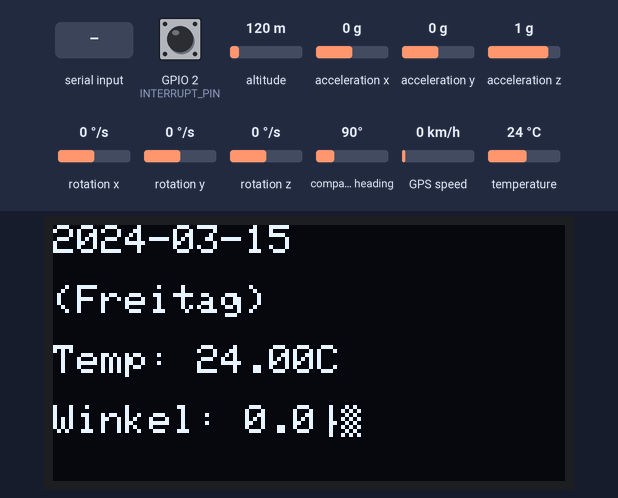
The sketch below on a simulated ESP32. Parts: 128×64 one-colour display. The inputs (shaded band) are chosen by the test bench; at power-on: acceleration y 0 g, acceleration z 1 g, GPS speed 0 km/h, GPIO 2 (INTERRUPT_PIN) LOW, altitude 120 m, acceleration x 0 g, rotation x 0 °/s, rotation y 0 °/s, rotation z 0 °/s, compass heading 90°, temperature 24 °C. The local clock reads 2024-03-15 10:24:30 at power-on unless the sketch sets it; the sensor or clock chip raises its interrupt line as the real part does; the GPS gets a fix after 3 s at 37.7749, -122.4194 with 8 satellites; what the sketch prints to the serial monitor is not drawn.

Above: at 2.3 s.
2.4 s: "1" received over Serial
At 5.9 s:
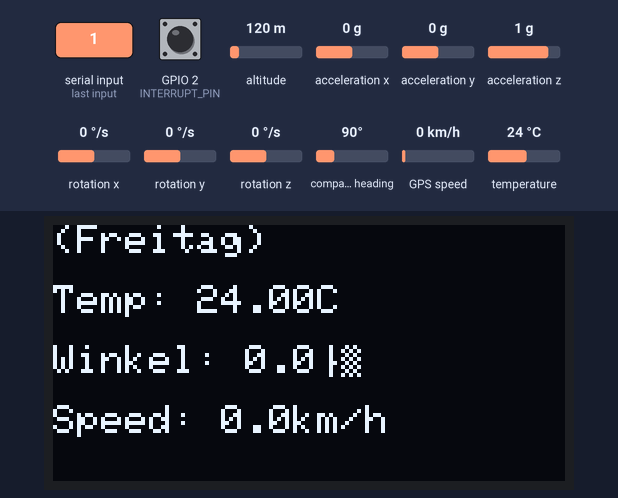
6.2 s: "0" received over Serial
At 8.2 s:
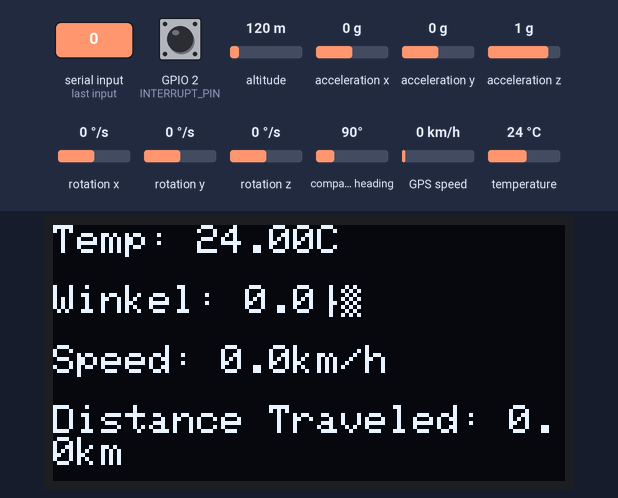
9.2 s: acceleration y set to -1.4 g
At 10.9 s:
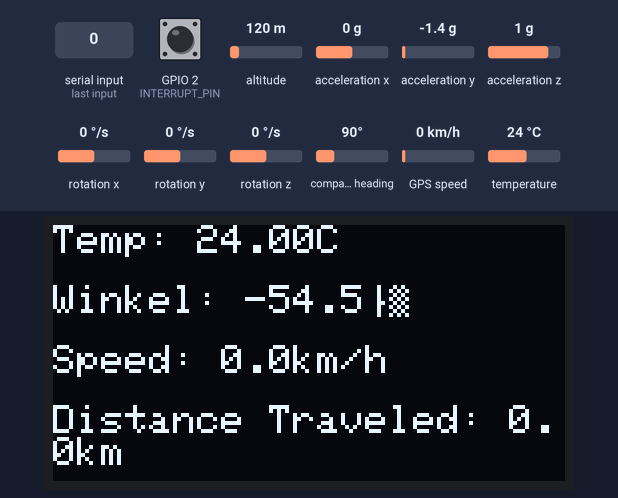
11.2 s: "1" received over Serial
At 12.7 s:
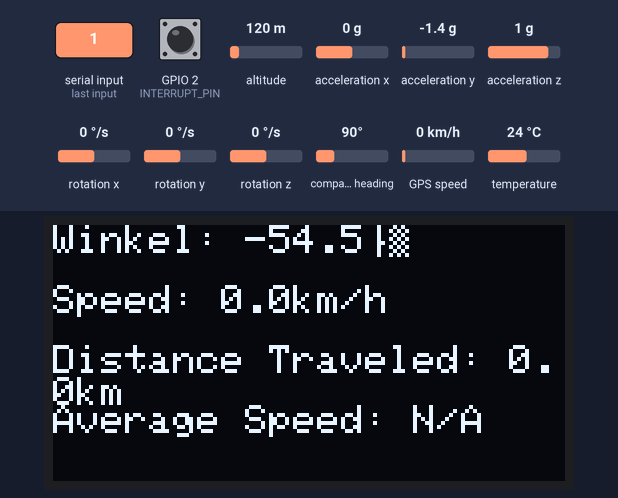
13.5 s: acceleration z set to -1.4 g
At 15.2 s:
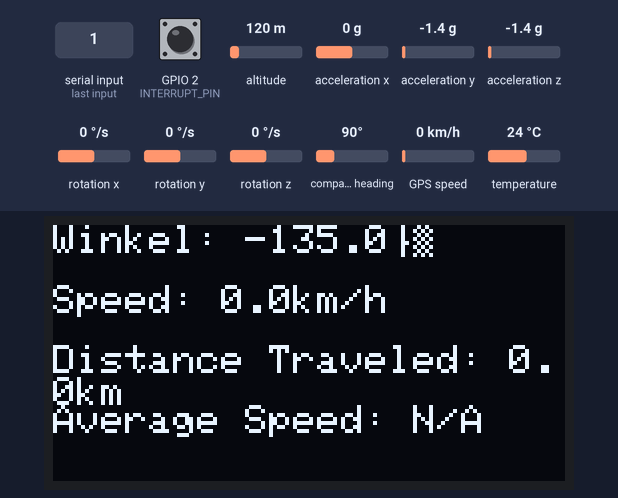
15.5 s: GPS speed set to 2 km/h
At 17.0 s:
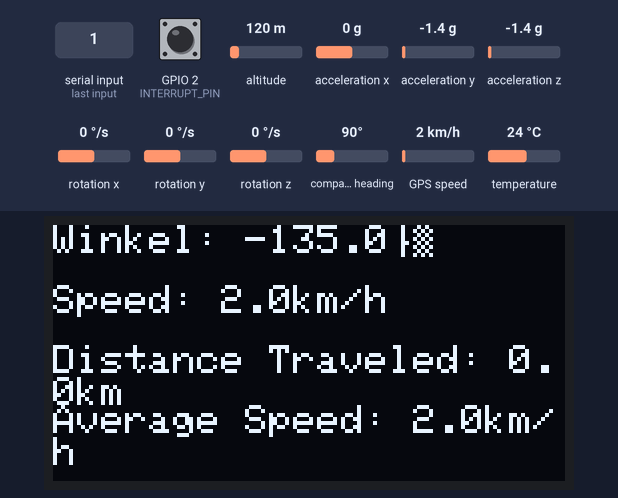
Timing chart, 0 to 18.5 s (numbered marks = the images above; inputs shaded):
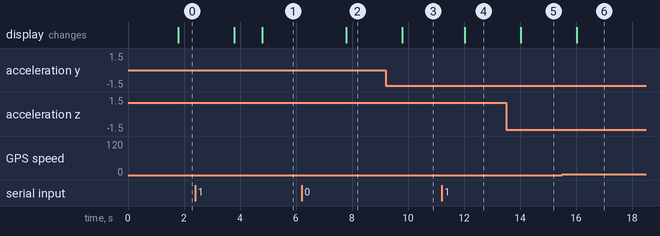

Measured:
- the behaviour switches between 0 and 1 km/h on GPS speed (found by bisection; images 5 and 6)
- after the input at 2.4 s, the display: first changes after 1.4 s (image 1 shows a later state)
- after the input at 6.2 s, the display: changes after 1.6 s (image 2)
- after the input at 9.2 s, the display: changes after 0.60 s (image 3)
- after the input at 11.2 s, the display: changes after 0.83 s (image 4)
- after the input at 13.5 s, the display: changes after 0.53 s (image 5)
- after the input at 15.5 s, the display: changes after 0.53 s (image 6)

The sketch:

mcd.ino
```cpp
#include "config.h"
#include "oled.h"
#include "rtc.h"
#include "temp.h"
#include "mpu6050.h"
#include "gps.h"

int skipButtonState = LOW;
int lastSkipButtonState = LOW;
unsigned long lastSkipDebounceTime = 0;

unsigned long lastDisplayRefreshTime = 0;

void setup() {
  Serial.begin(115200);

  Wire.begin();
  Wire.setClock(L2C_CLOCK_SPEED);

  initOLED();
  initMPU6050();
  initRTC();
  initTEMP();
  initGPS();

  pinMode(SKIP_BUTTON_PIN, INPUT);
  pinMode(START_TIME_BUTTON_PIN, INPUT);
}

void loop() {
  /*
  int skipReading = digitalRead(SKIP_BUTTON_PIN);

  // Debounce logic for the Skip Button
  if (skipReading != lastSkipButtonState) {
    lastSkipDebounceTime = millis();
  }

  if ((millis() - lastSkipDebounceTime) > DEBOUNCE_DELAY) {
    if (skipReading != skipButtonState) {
      skipButtonState = skipReading;

      if (skipButtonState == HIGH) {
        handleButtonPress();
      }
    }
  }

  lastSkipButtonState = skipReading;
  */

  if (Serial.available() > 0) {
    while (Serial.available() > 0) {
      Serial.read();
    }
    handleButtonPress();
  }

  updateGPS();

  if (millis() - lastDisplayRefreshTime >= REFRESH_DELAY) {
    lastDisplayRefreshTime = millis();

    oled.clearDisplay();
    oledPrintTime();
    oledPrintDate();
    oledPrintWeekday();
    oledPrintTemp();
    oledPrintRollAngle();
    oledPrintSpeed();
    oledPrintDistanceTraveled();
    oledPrintAverageSpeed();
    oledPrintAltitude();
    oled.display();
  }
}
```

gps.cpp
```cpp
#include "gps.h"

TinyGPSPlus gps;
HardwareSerial GPSSerial(1);

float lastSpeed = 0;
float totalSpeed = 0;
int speedSamples = 0;

void updateGPS() {
    while (GPSSerial.available() > 0) {
        gps.encode(GPSSerial.read());
    }
}

void initGPS() {
    GPSSerial.begin(GPS_BAUD_RATE, SERIAL_8N1, RX_PIN, TX_PIN);
}

void oledPrintSpeed() {
    int cursorPos = getCursorPos(Speed);
    if (cursorPos < 0) {
        return;
    }

    oled.setTextSize(TEXT_SIZE);
    oled.setTextColor(TEXT_COLOR);
    oled.setCursor(0, cursorPos);

    if (gps.speed.isUpdated()) {
        lastSpeed = gps.speed.kmph();

        oled.print("Speed: ");
        oled.print(String(lastSpeed, 1));
        oled.println("km/h");
    } else {
        oled.println("Speed: N/A");
    }
}

double lastLat = 0;
double lastLon = 0;
double totalDistance = 0;
bool firstFix = true;

void oledPrintDistanceTraveled() {
    int cursorPos = getCursorPos(Distance);
    if (cursorPos < 0) {
        return;
    }

    oled.setTextSize(TEXT_SIZE);
    oled.setTextColor(TEXT_COLOR);
    oled.setCursor(0, cursorPos);

    if(gps.location.isUpdated()) {
        double currLat = gps.location.lat();
        double currLon = gps.location.lng();

        if(!firstFix) {
            double distance = TinyGPSPlus::distanceBetween(lastLat, lastLon, currLat, currLon);
            if(distance >= 1) {
                totalDistance += distance;
            }
        } else {
            firstFix = false;
        }

        lastLat = currLat;
        lastLon = currLon;

        oled.print("Distance Traveled: ");
        oled.print(String(totalDistance / 1000, 1));
        oled.print("km");
    } else {
        oled.print("Distance Traveled: N/A");
    }
}

void oledPrintAverageSpeed() {
    int cursorPos = getCursorPos(AverageSpeed);
    if (cursorPos < 0) {
        return;
    }

    oled.setTextSize(TEXT_SIZE);
    oled.setTextColor(TEXT_COLOR);
    oled.setCursor(0, cursorPos);

    if(lastSpeed >= 1) {
        totalSpeed += lastSpeed;
        speedSamples++;
    }

    if(totalSpeed != 0) {
        oled.print("Average Speed: ");
        oled.print(String(totalSpeed / speedSamples, 1));
        oled.print("km/h");
    } else {
        oled.print("Average Speed: N/A");
    }
}

void oledPrintAltitude() {
    int cursorPos = getCursorPos(Altitude);
    if (cursorPos < 0) {
        return;
    }

    oled.setTextSize(TEXT_SIZE);
    oled.setTextColor(TEXT_COLOR);
    oled.setCursor(0, cursorPos);

    if(gps.altitude.isUpdated()) {
        oled.print("Altitude: ");
        oled.print(gps.altitude.meters());
        oled.print("m");
    } else {
        oled.print("Altitude: N/A");
    }
}
```

gps.h
```cpp
#ifndef MCD_GPS_H
#define MCD_GPS_H

#include "config.h"
#include "oled.h"
#include "rtc.h"

#include <TinyGPS++.h>
#include <HardwareSerial.h>

void initGPS();
void oledPrintSpeed();
void oledPrintDistanceTraveled();
void oledPrintAverageSpeed();
void oledPrintAltitude();
void updateGPS();

#endif //MCD_GPS_H
```

mpu6050.cpp
```cpp
#include "mpu6050.h"
#include "I2Cdev.h"
#include "MPU6050.h"
#include "Wire.h"
#include "MPU6050_6Axis_MotionApps20.h"
#include <math.h>

MPU6050 mpu;

// MPU control/status vars
bool dmpReady = false;
uint8_t fifoBuffer[64];

// orientation/motion vars
Quaternion q;
VectorFloat gravity;
float ypr[3];

volatile bool mpuInterrupt = false;
void dmpDataReady() {
    mpuInterrupt = true;
}

void initMPU6050() {
    mpu.initialize();
    pinMode(INTERRUPT_PIN, INPUT);

    Serial.println(F("[MPU6050] Initializing DMP..."));

    mpu.setXGyroOffset(X_GYRO_OFF);
    mpu.setYGyroOffset(Y_GYRO_OFF);
    mpu.setZGyroOffset(Z_GYRO_OFF);
    mpu.setXAccelOffset(X_ACC_OFF);
    mpu.setYAccelOffset(Y_ACC_OFF);
    mpu.setZAccelOffset(Z_ACC_OFF);

    uint8_t devStatus = mpu.dmpInitialize();

    if (devStatus == 0) {
        mpu.setDMPEnabled(true);
        attachInterrupt(digitalPinToInterrupt(INTERRUPT_PIN), dmpDataReady, RISING);
        dmpReady = true;
        Serial.println(F("[MPU6050] DMP ready"));
    } else {
        Serial.print(F("[MPU6050] DMP Initialization failed (code "));
        Serial.print(devStatus);
        Serial.println(F(")"));
    }
}

void readMPU6050() {
    if (!dmpReady) return;

    if (mpu.dmpGetCurrentFIFOPacket(fifoBuffer)) {
        mpu.dmpGetQuaternion(&q, fifoBuffer);
        mpu.dmpGetGravity(&gravity, &q);
        mpu.dmpGetYawPitchRoll(ypr, &q, &gravity);
    }
}

void oledPrintRollAngle() {
    int cursorPos = getCursorPos(RollAngle);
    if (cursorPos < 0) return;

    readMPU6050();

    float lean_angle = ypr[2] * 180.0 / M_PI; // Roll in degrees

    oled.setTextSize(TEXT_SIZE);
    oled.setTextColor(TEXT_COLOR);

    oled.setCursor(0, cursorPos);
    oled.print("Winkel: ");
    oled.print(lean_angle, 1);
    oled.print("°");
}
```

mpu6050.h
```cpp
#ifndef MCD_MPU6050_H
#define MCD_MPU6050_H

#include "config.h"
#include "oled.h"

void initMPU6050();
void oledPrintRollAngle();

#endif //MCD_MPU6050_H
```

oled.cpp
```cpp
#include "oled.h"

#include <array>

std::array<Features, MAX_ELEMENTS_ON_SCREEN> displayed;
Adafruit_SSD1306 oled(SCREEN_WIDTH, SCREEN_HEIGHT, &Wire, OLED_RESET);

void initOLED() {
    if (!oled.begin(SSD1306_SWITCHCAPVCC, OLED_ADDRESS)) {
        Serial.println("SSD1306 allocation failed");
        for(;;);
    }

    oled.clearDisplay();
    oled.display();

    for(int i = 0; i < MAX_ELEMENTS_ON_SCREEN; i++) {
        displayed[i] = static_cast<Features>(i);
    }
}

void handleButtonPress() {
    for (int i = 0; i < MAX_ELEMENTS_ON_SCREEN; i++) {
        if (displayed[i] == static_cast<Features>(static_cast<int>(COUNT) - 1)) {
            displayed[i] = static_cast<Features>(0);
        } else {
            displayed[i] = static_cast<Features>(static_cast<int>(displayed[i]) + 1);
        }
    }
}

int8_t getCursorPos(Features feature) {
    for (int i = 0; i < MAX_ELEMENTS_ON_SCREEN; i++) {
        if (displayed[i] == feature) {
            return i * SPACE_BETWEEN_LINES;
        }
    }

    return -1;
}
```

oled.h
```cpp
#ifndef MCD_OLED_H
#define MCD_OLED_H

#include "config.h"

#include <Wire.h>
#include <Adafruit_GFX.h>
#include <Adafruit_SSD1306.h>

#include <stdint.h>

extern Adafruit_SSD1306 oled;

enum Features {
    Time,
    Date,
    Weekday,
    Temperature,
    RollAngle,
    Speed,
    Distance,
    AverageSpeed,
    Altitude,
    COUNT, // This will hold the number of features
};

void initOLED();
void handleButtonPress();
int8_t getCursorPos(Features feature);

#endif //MCD_OLED_H
```

rtc.cpp
```cpp
#include "rtc.h"

RTC_DS3231 rtc;
char daysOfTheWeek[7][12] = {"Sonntag", "Montag", "Dienstag", "Mittwoch", "Donnerstag", "Freitag", "Samstag"};

void initRTC() {
    // Initialize RTC
    if (!rtc.begin()) {
        Serial.println("Couldn't find RTC");
        for(;;);
    }

    // Only set the RTC when it has lost power (e.g. first start or after battery change)
    if (rtc.lostPower()) {
        Serial.println("RTC lost power, setting time!");
        rtc.adjust(DateTime(F(__DATE__), F(__TIME__)));
    }
}

static void print2d(uint8_t v) {
    if (v < 10) {
        oled.print('0');
    }
    oled.print(v, DEC);
}

void oledPrintTime() {
    int cursorPos = getCursorPos(Time);
    if (cursorPos < 0) {
        return;
    }

    DateTime now = rtc.now();

    oled.setTextSize(TEXT_SIZE);
    oled.setTextColor(TEXT_COLOR);

    // Print time
    oled.setCursor(0, cursorPos);
    print2d(now.hour());
    oled.print(':');
    print2d(now.minute());
    oled.print(':');
    print2d(now.second());
}

void oledPrintDate() {
    int cursorPos = getCursorPos(Date);
    if (cursorPos < 0) {
        return;
    }

    DateTime now = rtc.now();

    oled.setTextSize(TEXT_SIZE);
    oled.setTextColor(TEXT_COLOR);

    oled.setCursor(0, cursorPos);
    oled.print(now.year(), DEC);
    oled.print('-');
    print2d(now.month());
    oled.print('-');
    print2d(now.day());
}

void oledPrintWeekday() {
    int cursorPos = getCursorPos(Weekday);
    if (cursorPos < 0) {
        return;
    }

    DateTime now = rtc.now();

    oled.setTextSize(TEXT_SIZE);
    oled.setTextColor(TEXT_COLOR);


    oled.setCursor(0, cursorPos);
    oled.print("(");
    oled.print(daysOfTheWeek[now.dayOfTheWeek()]);
    oled.print(")");
}
```

rtc.h
```cpp
#ifndef MCD_RTC_H
#define MCD_RTC_H

#include "config.h"
#include "oled.h"

#include <RTClib.h>

extern RTC_DS3231 rtc;

void initRTC();
void oledPrintTime();
void oledPrintDate();
void oledPrintWeekday();

#endif //MCD_RTC_H
```

temp.cpp
```cpp
#include "temp.h"

OneWire oneWire(TEMP_DATA_PIN);
DallasTemperature sensor(&oneWire);

void initTEMP() {
    sensor.begin();
}

void oledPrintTemp() {
    int cursorPos = getCursorPos(Temperature);
    if (cursorPos < 0) {
        return;
    }

    oled.setTextSize(TEXT_SIZE);
    oled.setTextColor(TEXT_COLOR);

    sensor.requestTemperatures();
    float tempC = sensor.getTempCByIndex(0);

    oled.setCursor(0, cursorPos);

    oled.print("Temp: ");
    oled.print(tempC);
    oled.print("C");
}
```

temp.h
```cpp
#ifndef MCD_TEMP_H
#define MCD_TEMP_H

#include "config.h"
#include "oled.h"

#include <OneWire.h>
#include <DallasTemperature.h>

void initTEMP();
void oledPrintTemp();

#endif //MCD_TEMP_H
```

config.h
```cpp
#ifndef MCD_CONFIG_H
#define MCD_CONFIG_H

#define L2C_CLOCK_SPEED 400000L

#define SCREEN_WIDTH  128
#define SCREEN_HEIGHT  64
#define OLED_RESET     -1             // Reset pin # (or -1 if sharing Arduino reset pin)
#define OLED_ADDRESS 0x3C

#define MAX_ELEMENTS_ON_SCREEN 4
#define TEXT_SIZE              1
#define TEXT_COLOR             SSD1306_WHITE
#define SPACE_BETWEEN_LINES    15

#define TEMP_DATA_PIN 5

#define MPU6050_ADDR 0x68
#define ACCEL_XOUT_H 0x3B
#define GYRO_XOUT_H  0x43
#define PWR_MGMT_1   0x6B

#define REFRESH_DELAY 1000

#define SKIP_BUTTON_PIN       34
#define START_TIME_BUTTON_PIN 23
#define DEBOUNCE_DELAY        50

#define RX_PIN        16
#define TX_PIN        17
#define GPS_BAUD_RATE 9600

// Change these to the offsets got by calibration
#define X_GYRO_OFF 0
#define Y_GYRO_OFF 0
#define Z_GYRO_OFF 0
#define X_ACC_OFF 0
#define Y_ACC_OFF 0
#define Z_ACC_OFF 0

#define INTERRUPT_PIN 2

#endif //MCD_CONFIG_H
```
